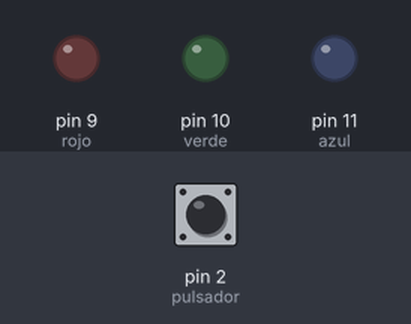
Bench run of a sketch on a simulated Arduino Uno, built with avr-gcc and run on an emulated ATmega328P. Parts: output pins drawn as LEDs (lit = HIGH). The test bench sets the inputs (shaded band); at power-on: pin 2 (pulsador) HIGH. Random numbers use the default seed unless the sketch sets one.

Above: at 1.2 s.
1.3 s: pin 2 (pulsador) pulled LOW for 0.15 s
At 1.37 s:
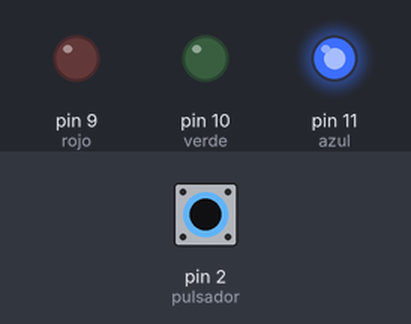
2.9 s: pin 2 (pulsador) pulled LOW for 3.2 s
At 7.2 s:
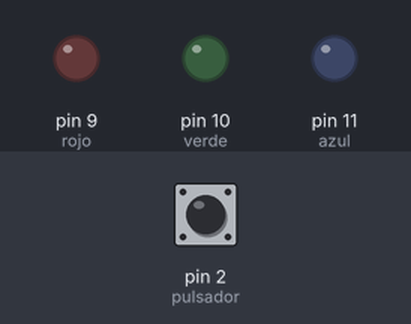
7.6 s: pin 2 (pulsador) pulled LOW for 1 s
At 8.3 s:
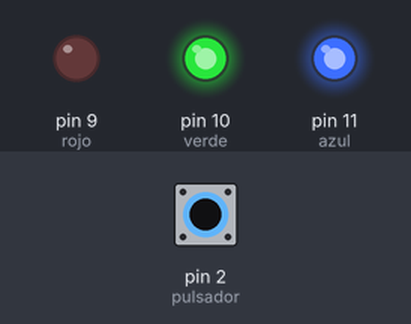
10.1 s: pin 2 (pulsador) pulled LOW for 0.15 s
At 10.17 s:
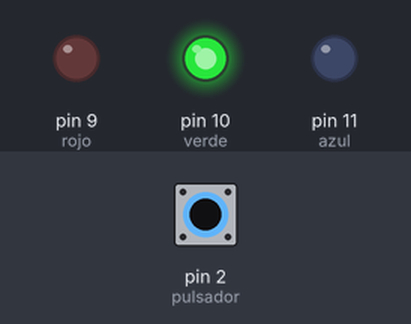
11.7 s: pin 2 (pulsador) pulled LOW for 0.15 s
At 11.77 s:
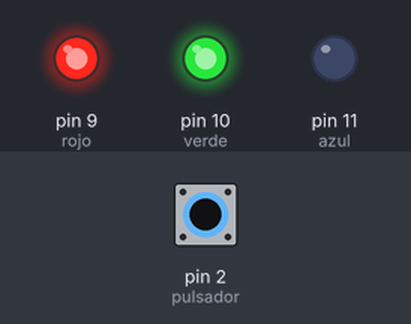
13.3 s: pin 2 (pulsador) pulsed LOW 2 times (0.12 s each, 0.3 s apart)
At 13.66 s:
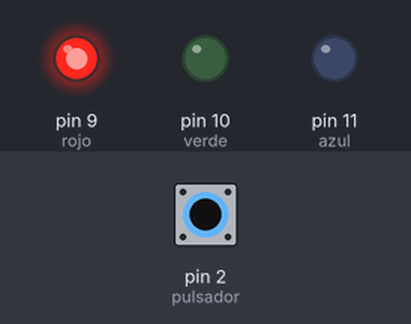
Timing chart, 0 to 16.3 s (numbered marks = the images above; inputs shaded):
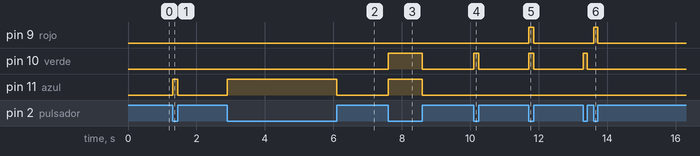

Measured:
- after the input at 1.3 s, pin 11 (azul): LOW → HIGH at once, → LOW 0.15 s later
- after the input at 2.9 s, pin 11 (azul): LOW → HIGH at once, → LOW 3.2 s later
- after the input at 7.6 s, pin 10 (verde), pin 11 (azul): LOW → HIGH at once, → LOW 1.0 s later
- after the input at 10.1 s, pin 10 (verde): LOW → HIGH at once, → LOW 0.15 s later
- after the input at 11.7 s, pin 9 (rojo), pin 10 (verde): LOW → HIGH at once, → LOW 0.15 s later
- after the input at 13.3 s, pin 9 (rojo): LOW → HIGH after 0.30 s, → LOW 0.12 s later; pin 10 (verde): LOW → HIGH at once, → LOW 0.12 s later

The sketch:

TP4EJ8.ino
```cpp
/* 8. Modifique el ejercicio 9 de la guía 2 para que funcione con interrupciones.*/

#define rojo 9
#define verde 10
#define azul 11
#define pulsador 2

void setup() {
    pinMode(pulsador, INPUT_PULLUP);
    pinMode(rojo, OUTPUT);
    pinMode(verde, OUTPUT);
    pinMode(azul, OUTPUT);
    Serial.begin(9600);
    attachInterrupt(digitalPinToInterrupt(pulsador), prender, CHANGE);
}

void loop() {
}

void prender(){
  if (digitalRead(pulsador)==0){
    colores(random(1,7));
  }
  else{
    colores(8);
  }
}

void colores(int x){
  switch(x){
    case 1:
      digitalWrite(9, HIGH);
      digitalWrite(10, LOW);
      digitalWrite(11, LOW);
    break;
    case 2:
      digitalWrite(11, HIGH);
      digitalWrite(10, LOW);
      digitalWrite(9, LOW);
    break;
    case 3:
      digitalWrite(10, HIGH);
      digitalWrite(11, LOW);
      digitalWrite(9, LOW);
    break;
    case 4:
      digitalWrite(9, HIGH);
      digitalWrite(10, LOW);
      digitalWrite(11, HIGH);
    break;
    case 5:
      digitalWrite(9, HIGH);
      digitalWrite(11, LOW);
      digitalWrite(10, HIGH);
    break;
    case 6:
      digitalWrite(9, LOW);
      digitalWrite(10, HIGH);
      digitalWrite(11, HIGH);
    break;
    case 7:
      digitalWrite(9, HIGH);
      digitalWrite(10, HIGH);
      digitalWrite(11, HIGH);
    break;
    case 8:
      digitalWrite(9, LOW);
      digitalWrite(10, LOW);
      digitalWrite(11, LOW);
    break;
  }
}
```
